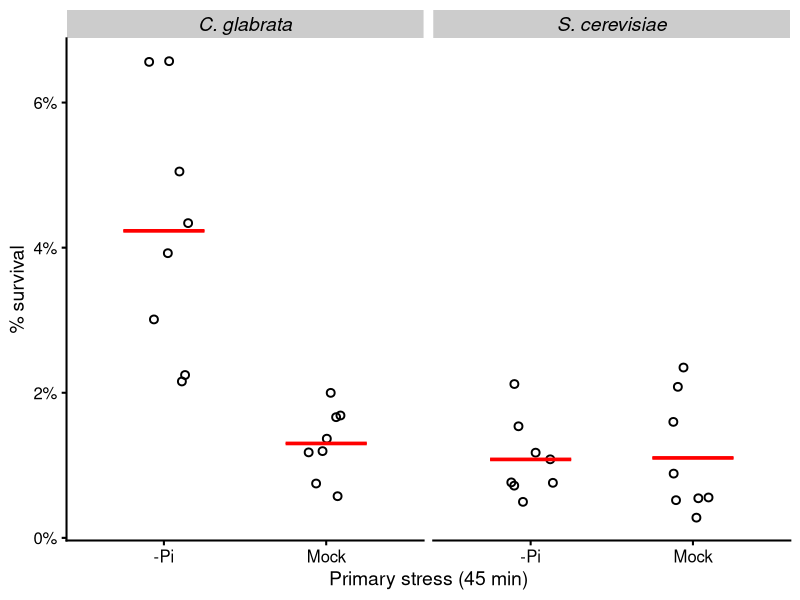
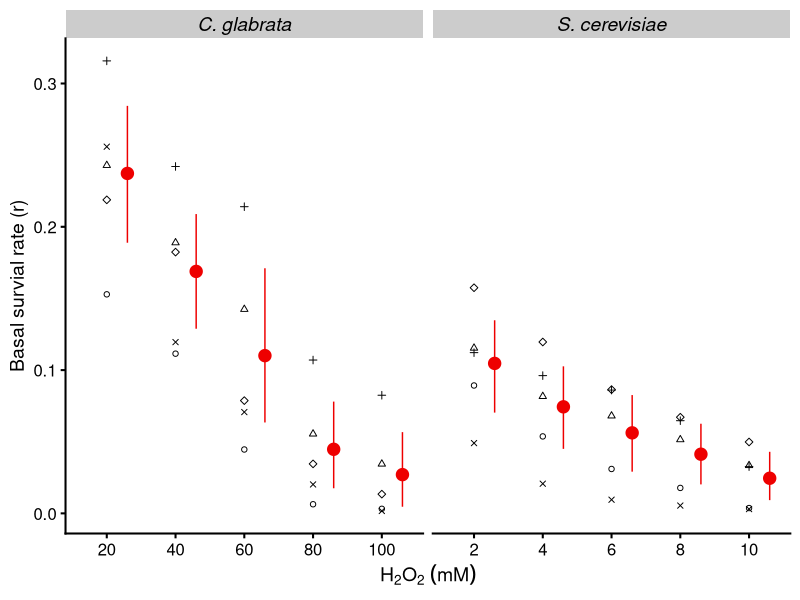
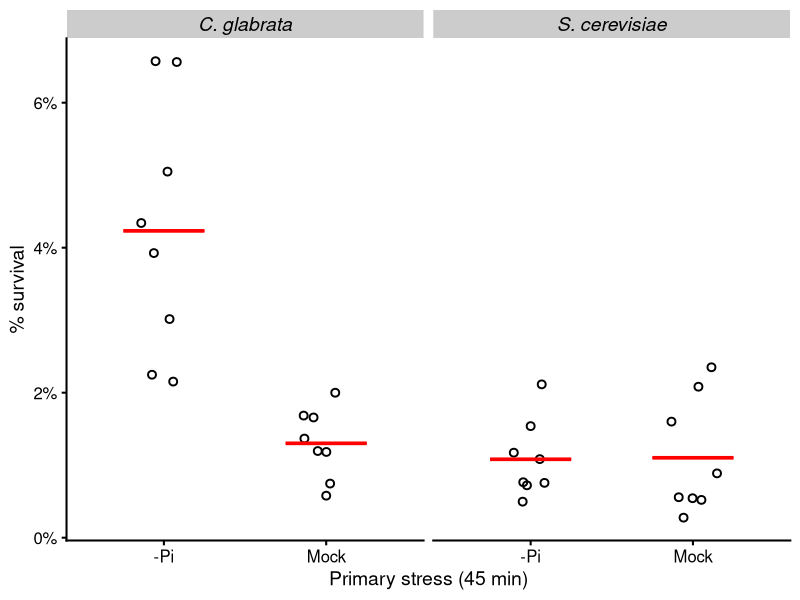
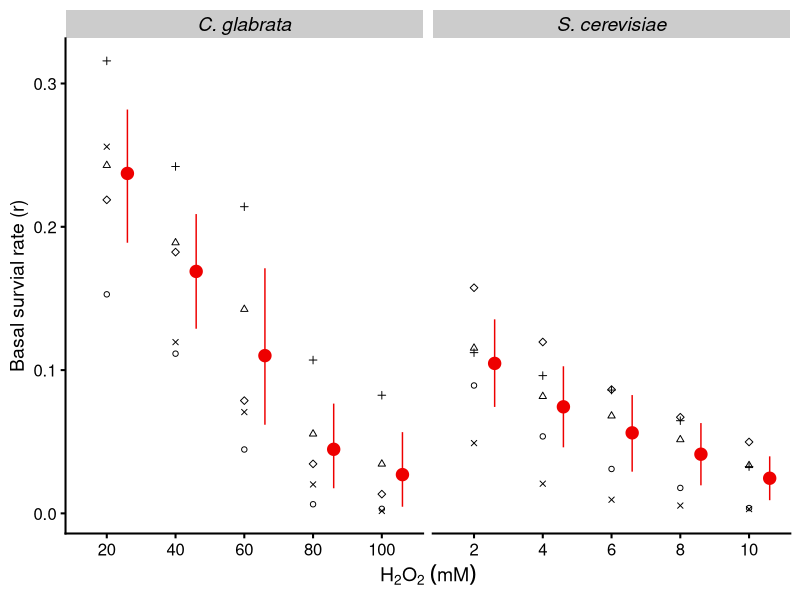

R code for these plots, in order: (Note: this script raises an error after producing the figures.)
## ---- chunk 1
require(tidyverse)
require(cowplot)
## ---- chunk 2
tmp <- read_tsv("../input/20220726-ASR-CFU-raw.tsv", col_types = cols(), comment = "#")
raw <- read_csv("../input/20221224-ASR-CFU-raw.csv", col_types = cols(), comment = "#") %>% 
  mutate(Date = gsub("d(\\d\\d)(\\d\\d)(\\d\\d)", "\\1/\\2/\\3", Date),
         Len_1 = recode(Len_1, `2hr` = "2 hr", `45min` = "45 min"),
         Len_2 = recode(Len_2, `2hr` = "2 hr")) %>% 
  select(-`MO/MM`, -`PO/PM`) %>% 
  bind_rows(add_column(tmp, Experimenter = "JL"))

# data sanity check, quick view
sapply(select(raw, Species, Strain, Genotype, Len_1, Len_2, H2O2), unique)
## ---- chunk 3
species.label <- c(Sc = "S. cerevisiae", Cg = "C. glabrata")

p.survival <- list(
  geom_point(shape = 1, stroke = 1, size = 2, 
             position = position_jitter(width = 0.15)),
  stat_summary(fun = mean, fun.max = mean, fun.min = mean,
               geom = "crossbar", color = "red", width = 0.5),
  facet_wrap(~Species, scales = "free_x", labeller = as_labeller(species.label)),
  theme_cowplot(line_size = 0.7, font_size = 14),
  theme(strip.text = element_text(size = rel(1), face = 3))
)

p.asr <- list(
  geom_hline(yintercept = 1, linetype = 2, color = "gray50"),
  geom_point(position = position_jitter(width = 0.1), size = 2),
  stat_summary(fun.data = "mean_cl_boot", geom = "pointrange", color = "red",
               position = position_nudge(x = 0.2)),
  facet_wrap(~Species, scales = "free_x", labeller = as_labeller(species.label)),
  theme_cowplot(line_size = 0.7),
  theme(strip.text = element_text(size = rel(1.1), face = 3))
)
## ---- chunk 4
raw %>% 
  filter(Genotype == "wt", H2O2 %in% c("10mM", "10 mM", "100mM", "100 mM"),
         Len_1 == "45 min", Group == "PO") %>% 
  mutate(group = paste(recode(Strain, yH154 = "Sc", yH001 = "Cg1", yH002 = "Cg2"), 
                       gsub(" ?mM", "", H2O2), sep = "_")) %>% 
  count(Date, group) %>% 
  pivot_wider(names_from = group, values_from = n)
## ---- chunk 5
filter(raw, Date == "05/30/20", Species == "Sc")
## ---- chunk 6
use.f1 <- paste0(c("06/04", "06/01", "05/30"), "/20")
tmp <-  raw %>%
  filter(Date %in% use.f1) %>% 
  mutate(
    scaled = Count * Dilutions * 1e-2
  ) %>% 
  # remove uninformative columns. only one H2O2 conc used for each species
  select(-Strain, -Genotype, -H2O2, -Len_1, -Len_2, -Experimenter)
  
# Assume the triplicates were paired in the order they appear in the table,
# i.e., the first row in the MO, MM, PO, PM groups belong to the same biological 
# replicate, we can derive three ASR_scores for each date x species x Len_1

dat.f1 <- tmp %>% 
  group_by(Date, Species, Group) %>%
  mutate(Repl = row_number()) %>% 
  # group by primary to calculate r (MO/MM) or r' (PO/PM)
  separate(Group, into = c("Primary", "Secondary"), sep = 1) %>% 
  group_by(Date, Species, Repl, Primary) %>% 
  # calculate % survival
  mutate(r = num(scaled / scaled[Secondary == "M"], digits = 3)) %>% 
  # remove the secondary mock as the information are all used
  filter(Secondary != "M") %>% 
  # 5/30/20 replicate 2 is excluded
  filter(!(Date == "05/30/20" & Repl == 2))
dat.f1
## ---- chunk 7
dat.f1 %>% 
  mutate(Primary = recode(Primary, M = "Mock", P = "-Pi")) %>% 
  ggplot(aes(x = Primary, y = r)) + p.survival +
  scale_y_continuous(labels = scales::percent) +
  xlab("Primary stress (45 min)") + ylab("% survival")

ggsave("../output/20230228-fig1d-asr-noPi-compare.png", width = 3.5, height = 3)
## ---- chunk 8
tmp <- dat.f1 %>% 
  filter(Primary == "M") %>% 
  pivot_wider(id_cols = c(Date, Repl), names_from = Species, values_from = r)
tmp
with(tmp, t.test(as.numeric(Cg), as.numeric(Sc), paired = FALSE))

with(tmp, wilcox.test(Cg, Sc, paired = FALSE))
## ---- chunk 9
tmp <- dat.f1 %>% 
  filter(Species == "Cg") %>% 
  pivot_wider(id_cols = c(Date, Repl), names_from = Primary, values_from = r) %>% 
  mutate(ASR = P/M)
tmp

x <- Hmisc::smean.cl.boot(tmp$ASR)
sprintf("ASR_score mean = %.2f, 95%% CI by bootstrap = [%.2f, %.2f]", x[1], x[2], x[3])

with(tmp, t.test(as.numeric(P), as.numeric(M), paired = TRUE, alternative = "g"))

with(tmp, wilcox.test(P, M, paired = TRUE, alternative = "g"))
## ---- chunk 10
tmp <- dat.f1 %>% 
  filter(Species == "Sc") %>% 
  pivot_wider(id_cols = c(Date, Repl), names_from = Primary, values_from = r) %>% 
  mutate(ASR = P/M)

tmp

x <- Hmisc::smean.cl.boot(tmp$ASR)

sprintf("ASR_score mean = %.2f, 95%% CI by bootstrap = [%.2f, %.2f]", x[1], x[2], x[3])

with(tmp, t.test(as.numeric(P), as.numeric(M), paired = TRUE, alternative = "g"))

with(tmp, wilcox.test(P, M, paired = TRUE, alternative = "g"))
## ---- chunk 11
use.s1 <- paste0(c("03/21", "03/22", "03/24", "03/28", "04/01"), "/22")
dat.s1 <- raw %>% select(-Experimenter, -Len_1, -Len_2, -Genotype) %>% 
  mutate(scaled = Count * Dilutions * 1e-3) %>% 
  filter(Date %in% use.s1) %>% 
  group_by(Date, Strain) %>% 
  mutate(r = num(scaled / scaled[Group == "M"], digits = 3))
dat.s1
## ---- chunk 12
p <- dat.s1 %>% 
  mutate(H2O2 = gsub(" mM", "", H2O2),
         H2O2 = fct_reorder(H2O2, as.numeric(H2O2))) %>% 
  filter(H2O2 != "0") %>% 
  ggplot(aes(x = H2O2, y = r)) +
  geom_point(aes(shape = Date)) + 
  #geom_line(aes(group = Date, color = Date), alpha = 0.8) +
  scale_color_brewer(palette = "Dark2") +
  scale_shape_manual(values = 1:5, guide = "none") +
  stat_summary(fun.data = "mean_cl_boot", geom = "pointrange", color = "red2",
               size = 0.8, position = position_nudge(x = 0.3)) +
  facet_wrap(~Species, scales = "free_x", labeller = as_labeller(species.label)) +
  xlab(bquote(H[2]*O[2]~(mM))) + ylab("Basal survial rate (r)") +
  theme_cowplot(line_size = 0.7) +
  theme(strip.text = element_text(size = rel(1), face = 3))
p
ggsave("../output/20230101-basal-survival-across-h2o2-range-sc-cg.png", width = 5, height = 3)
## ---- chunk 13
tmp <- dat.s1 %>% 
  filter(H2O2 %in% c("100 mM", "10 mM"))
tmp %>% group_by(Species) %>% summarize(mean = mean(r))

wilcox.test(r ~ Species, data = tmp, paired = FALSE)
## ---- chunk 14
use.s1b <- paste0(c("07/16", "07/17", "07/18", "07/29", "08/01", "08/02", "08/04", "08/11"), "/22")
dat.s1b <-  raw %>%
  separate(Group, into = c("Primary", "Secondary"), sep = 1) %>% 
  mutate(
    # arbitrarily decide any CFU counts < 3 are not included due to high CV
    Count = ifelse(Count < 3, NA, Count),
    scaled = Count * Dilutions * 1e-3
  ) %>% 
  filter(Date %in% use.s1b) %>% 
  group_by(Date, Strain, Primary) %>% 
  # calculate r and r'
  mutate(r = num(scaled / scaled[Secondary == "M"], digits = 3)) %>% 
  # remove the secondary mock as the information are all used
  filter(Secondary != "M") %>%
  pivot_wider(id_cols = c(Date, Strain, Species, H2O2), 
              names_from = Primary, values_from = r, names_prefix = "r") %>% 
  mutate(ASR_score = rP / rM)
  
dat.s1b
## ---- chunk 15
p <- dat.s1b %>% 
  filter(!is.na(ASR_score)) %>% 
  mutate(H2O2 = gsub(" ?mM", "", H2O2),
         H2O2 = fct_reorder(H2O2, as.numeric(H2O2))) %>% 
  filter(H2O2 != "0") %>% 
  ggplot(aes(x = H2O2, y = ASR_score)) + p.asr +
  #geom_hline(yintercept = 1, linetype = 2, color = "gray50") +
  #geom_point(position = position_jitter(width = 0.1), alpha = 0.8) + 
  #stat_summary(fun.data = "mean_cl_boot", geom = "pointrange", color = "red",
  #             size = 0.8, position = position_nudge(x = 0.2)) +
  #scale_y_log10() +
  #facet_wrap(~Species, scales = "free_x", labeller = as_labeller(species.label)) +
  xlab(bquote(H[2]*O[2]~(mM))) + ylab("ASR score (r'/r)")# +
  #theme_cowplot(line_size = 0.7) +
  #theme(strip.text = element_text(size = rel(1), face = 3))
p
ggsave("../output/20230102-ASR-score-across-h2o2-range-sc-cg.png", width = 5, height = 3)
## ---- chunk 16
use.s2 <- paste0(c("06/06", "06/04", "06/01", "05/30"), "/20")
tmp <-  raw %>%
  filter(Date %in% use.s2) %>% 
  mutate(
    # arbitrarily decide any CFU counts < 3 are not included due to high CV
    # not in use here. instead, label them in the plot (see below)
    # count = ifelse(Count < 3, NA, Count),
    scaled = Count * Dilutions * 1e-2
  ) %>% 
  # remove uninformative columns. only one H2O2 conc used for each species
  select(-Strain, -Genotype, -H2O2, -Len_2, -Experimenter)
## ---- chunk 17
dat.s2 <- tmp %>% 
  group_by(Date, Species, Len_1, Group) %>%
  mutate(Repl = row_number()) %>% 
  pivot_wider(id_cols = c(Date, Species, Len_1, Repl),
              names_from = Group, values_from = scaled, names_sep = "") %>% 
  mutate(
    r = MO/MM, 
    rp = PO/PM, 
    ASR_score = rp/r,
    low_count = MO < 1 # mark experiments with < 3 counts
  )
dat.s2
## ---- chunk 18
p <- dat.s2 %>% 
  #filter(!is.na(ASR_score)) %>% 
  mutate(len_1 = factor(gsub(" ?min", "", Len_1), levels = c("45", "90", "135"))) %>% 
  ggplot(aes(x = len_1, y = ASR_score)) + p.asr +
#  geom_hline(yintercept = 1, linetype = 2, color = "gray50") +
#  geom_point(position = position_jitter(width = 0.1), size = 2) + 
#  stat_summary(position = position_nudge(x = 0.2),
#               fun.data = "mean_cl_boot", geom = "pointrange", color = "red") +
  xlab("Length of primary stress (min)") + ylab("ASR score (r'/r)") +
#  facet_wrap(~Species, scales = "free_x", labeller = as_labeller(species.label)) +
#  theme_cowplot(line_size = 0.7) +
  theme(legend.text = element_text(size = rel(1), face = 3),
        legend.position = c(0.1, 0.85),
        strip.text = element_text(size = rel(1), face = 3))
p
ggsave("../output/20230103-ASR-score-across-noPi-length-sc-cg.png", width = 5, height = 3)
## ---- chunk 19
p <- dat.s2 %>% 
  #filter(!is.na(ASR_score)) %>% 
  mutate(len_1 = factor(Len_1, levels = c("45 min", "90 min", "135 min"))) %>% 
  ggplot(aes(x = Species, y = ASR_score)) +
  geom_point(#aes(fill = low_count),
    position = position_jitter(0.1), size = 1.5, shape = 21) + 
  stat_summary(fun.data = "mean_se", geom = "pointrange", color = "red") +
  #scale_y_log10() +
  scale_shape_manual(values = c(21,22), labels = species.label) +
  #scale_fill_manual(values = c("white", "gray40"), guide = "none") +
  #facet_wrap(~Species, scales = "free_x", labeller = as_labeller(species.label)) +
  facet_wrap(~ len_1, scales = "free") +
  xlab("Length of primary stress (min)") + ylab("ASR score (r'/r)") +
  theme_cowplot(line_size = 0.7)
p
ggsave("../output/20230103-ASR-score-across-noPi-length-sep-panel.png", width = 6, height = 3)
## ---- chunk 20
use.f3 <- paste0(c("07/08", "07/11", "07/12"), "/22")
tmp <-  raw %>%
  filter(Date %in% use.f3) %>% 
  mutate(
    scaled = Count * Dilutions * 1e-2
  ) %>% 
  # remove uninformative columns. only one H2O2 conc used for each species
  select(-Len_1, -Len_2, -Experimenter)
# Assume the replicates were paired in the order they appear in the table,
# i.e., the first row in the MO, MM, PO, PM groups belong to the same biological 
# replicate, we can derive three ASR_scores for each date x species x Len_1

dat.f3 <- tmp %>% 
  # group by primary to calculate r (MO/MM) or r' (PO/PM)
  separate(Group, into = c("Primary", "Secondary"), sep = 1) %>% 
  group_by(Date, Strain, Primary) %>% 
  # calculate % survival
  mutate(r = num(scaled / scaled[Secondary == "M"], digits = 3)) %>% 
  # remove the secondary mock as the information are all used
  filter(Secondary != "M")
dat.f3
## ---- chunk 21
dat.f3 %>% 
  mutate(
    Primary = factor(Primary, levels = c("M", "P"), 
                     labels = c("Mock", "-Pi")),
    Genotype = factor(Genotype, levels = c("wt", "cta1Δ"),
                      labels = c("wildtype", "cta1Δ")),
    Group = factor(H2O2, levels = c("100 mM", "2.5 mM", "80 mM", "2.2 mM"),
                   labels = c("High", "High", "Medium", "Medium"))
  ) %>%
  ggplot(aes(x = H2O2, y = r)) + #p.survival[-3] +
  geom_point(aes(shape = Primary), stroke = 1, size = 2, 
             position = position_dodge(0.9)) +
  stat_summary(aes(group = Primary), position = position_dodge(0.9),
               fun = mean, fun.max = mean, fun.min = mean,
               geom = "crossbar", color = "red", width = 0.5) +
  facet_wrap(~ Group + Genotype, nrow = 1, scales = "free_x") +
  scale_shape_manual(values = c("Mock" = 1, "-Pi" = 16)) +
  scale_y_continuous(labels = scales::percent) +
  xlab("Primary stress (45 min)") + ylab("% survival") +
  theme_bw(base_size = 14, base_line_size = 1) +
  panel_border(color = "black", size = 1) +
  theme(strip.text = element_text(size = rel(1), face = 3),
        strip.background = element_blank())
## ---- chunk 22
dat.f3a <- dat.f3 %>% 
  mutate( Primary = factor(Primary, levels = c("M", "P"), 
                           labels = c("Mock", "-Pi")),
          Genotype = factor(Genotype, levels = c("wt", "cta1Δ"),
                            labels = c("wildtype", "cta1Δ")),
          Group = factor(H2O2, levels = c("100 mM", "2.5 mM", "80 mM", "2.2 mM"),
                         labels = c("High", "High", "Medium", "Medium"))) %>%
  filter(Group == "High") %>% 
  ungroup()
## ---- chunk 23
p <- ggplot(dat.f3a, aes(x = H2O2, y = r)) +
  geom_point(aes(shape = Primary), stroke = 0.9, size = 2.5, 
             position = position_jitterdodge(jitter.width = 0.3, dodge.width = 0.9)) +
  stat_summary(aes(group = Primary), position = position_dodge(0.9),
               fun = mean, fun.max = mean, fun.min = mean,
               geom = "crossbar", color = "red", width = 0.5) +
  facet_wrap(~ Genotype, nrow = 1, scales = "free_x") +
  scale_shape_manual(name = "Primary stress", values = c("Mock" = 1, "-Pi" = 16)) +
  scale_y_continuous(labels = scales::percent) +
  xlab(bquote(H[2]*O[2]~(mM))) + ylab("% survival") +
  theme_cowplot(line_size = 1.2) +
  panel_border(color = "black", size = 1) +
  theme(strip.text = element_text(size = rel(1)),
        strip.background = element_blank(),
        #strip.placement = "inside",
        axis.line = element_blank(),
        axis.ticks.x = element_blank(),
        legend.position = "top",
        legend.justification = "center",
        legend.margin = margin(b = -10),
        legend.text = element_text(size = rel(0.9)),
        legend.title = element_text(size = rel(0.9)))
p

ggsave("../output/20230301-fig3d-asr-cta1.png", width = 3.5, height = 3.5)
## ---- chunk 24
tmp <- dat.f3a %>% 
  filter(Primary == "Mock") %>% 
  select(Date, Genotype, r) %>% 
  arrange(Genotype)

tmp %>% group_by(Genotype) %>% summarize(mean = mean(r), sd = num(sd(r), digits = 3))

wilcox.test(r ~ Genotype, paired = FALSE, data = tmp)
## ---- chunk 25
tmp <- dat.f3a %>% 
  filter(Genotype == "wildtype") %>% 
  pivot_wider(id_cols = c(Date, Strain), names_from = Primary, values_from = r) %>% 
  mutate(ASR = `-Pi`/Mock)

tmp

x <- Hmisc::smean.cl.boot(tmp$ASR)
sprintf("ASR_score mean = %.2f, 95%% CI by bootstrap = [%.2f, %.2f]", x[1], x[2], x[3])

with(tmp, t.test(as.numeric(`-Pi`), as.numeric(Mock), paired = TRUE, alternative = "g"))
with(tmp, wilcox.test(`-Pi`, Mock, paired = TRUE, alternative = "g"))
with(tmp, wilcox.test(`-Pi`, Mock, paired = FALSE, alternative = "g"))
## ---- chunk 26
tmp <- dat.f3a %>% 
  filter(Genotype == "cta1Δ") %>% 
  pivot_wider(id_cols = c(Date, Strain), names_from = Primary, values_from = r) %>% 
  mutate(ASR = `-Pi`/Mock)

tmp

x <- Hmisc::smean.cl.boot(tmp$ASR)
sprintf("ASR_score mean = %.2f, 95%% CI by bootstrap = [%.2f, %.2f]", x[1], x[2], x[3])

with(tmp, t.test(as.numeric(`-Pi`), as.numeric(Mock), paired = TRUE, alternative = "g"))
with(tmp, wilcox.test(`-Pi`, Mock, paired = TRUE, alternative = "g"))
with(tmp, wilcox.test(`-Pi`, Mock, paired = FALSE, alternative = "g"))
## ---- chunk 27
dat.s3b <- dat.f3 %>% 
  mutate( Primary = factor(Primary, levels = c("M", "P"), 
                           labels = c("Mock", "-Pi")),
          Genotype = factor(Genotype, levels = c("wt", "cta1Δ"),
                            labels = c("wildtype", "cta1Δ")),
          Group = factor(H2O2, levels = c("100 mM", "2.5 mM", "80 mM", "2.2 mM"),
                         labels = c("High", "High", "Medium", "Medium"))) %>%
  filter(Group == "Medium") %>% 
  ungroup()
## ---- chunk 28
p <- ggplot(dat.s3b, aes(x = H2O2, y = r)) +
  geom_point(aes(shape = Primary), stroke = 0.9, size = 2.5, 
             position = position_jitterdodge(jitter.width = 0.3, dodge.width = 0.9)) +
  stat_summary(aes(group = Primary), position = position_dodge(0.9),
               fun = mean, fun.max = mean, fun.min = mean,
               geom = "crossbar", color = "red", width = 0.5) +
  facet_wrap(~ Genotype, nrow = 1, scales = "free_x") +
  scale_shape_manual(name = "Primary stress", values = c("Mock" = 1, "-Pi" = 16)) +
  scale_y_continuous(labels = scales::percent) +
  xlab(bquote(H[2]*O[2]~(mM))) + ylab("% survival") +
  theme_cowplot(line_size = 1.2) +
  panel_border(color = "black", size = 1) +
  theme(strip.text = element_text(size = rel(1)),
        strip.background = element_blank(),
        #strip.placement = "inside",
        axis.line = element_blank(),
        axis.ticks.x = element_blank(),
        legend.position = "top",
        legend.justification = "center",
        legend.margin = margin(b = -10),
        legend.text = element_text(size = rel(0.9)),
        legend.title = element_text(size = rel(0.9)))
p

ggsave("../output/20230301-s3b-asr-cta1.png", width = 3.5, height = 3.5)
## ---- chunk 29
tmp <- dat.s3b %>% 
  filter(Primary == "Mock") %>% 
  select(Date, Genotype, r) %>% 
  arrange(Genotype)
tmp %>% group_by(Genotype) %>% summarize(mean = mean(r), sd = num(sd(r), digits = 3))
wilcox.test(r ~ Genotype, paired = FALSE, data = tmp)
## ---- chunk 30
tmp <- dat.s3b %>% 
  filter(Genotype == "wildtype") %>% 
  pivot_wider(id_cols = c(Date, Strain), names_from = Primary, values_from = r) %>% 
  mutate(ASR = `-Pi`/Mock)

tmp

x <- Hmisc::smean.cl.boot(tmp$ASR)
sprintf("ASR_score mean = %.2f, 95%% CI by bootstrap = [%.2f, %.2f]", x[1], x[2], x[3])

with(tmp, t.test(as.numeric(`-Pi`), as.numeric(Mock), paired = TRUE, alternative = "g"))
with(tmp, wilcox.test(`-Pi`, Mock, paired = TRUE, alternative = "g"))
with(tmp, wilcox.test(`-Pi`, Mock, paired = FALSE, alternative = "g"))
## ---- chunk 31
tmp <- dat.s3b %>% 
  filter(Genotype == "cta1Δ") %>% 
  pivot_wider(id_cols = c(Date, Strain), names_from = Primary, values_from = r) %>% 
  mutate(ASR = `-Pi`/Mock)

tmp

x <- Hmisc::smean.cl.boot(tmp$ASR)
sprintf("ASR_score mean = %.2f, 95%% CI by bootstrap = [%.2f, %.2f]", x[1], x[2], x[3])

with(tmp, t.test(as.numeric(`-Pi`), as.numeric(Mock), paired = TRUE, alternative = "g"))
with(tmp, wilcox.test(`-Pi`, Mock, paired = TRUE, alternative = "g"))
with(tmp, wilcox.test(`-Pi`, Mock, paired = FALSE, alternative = "g"))
## ---- chunk 32
dat.6 <- read_csv("../input/20230205-Sc-Cg-rapamycin-nitrogen-ASR-raw.csv", col_types = cols(), comment = "#") %>% 
  mutate(Date = gsub("d(\\d\\d)(\\d\\d)(\\d\\d)", "\\1/\\2/\\3", Date))

# data sanity check, quick view
sapply(select(dat.6, Species, Strain, Genotype), unique)
## ---- chunk 33
tmp <- dat.6 %>% 
  filter(H2O2 == "Mock") %>% 
  group_by(Date, Species) %>% 
  mutate(
    # arbitrarily decide any CFU counts < 3 are not included due to high CV
    Count = ifelse(Count < 3, NA, Count),
    scaled = Count * Dilutions * 1e-2,
    r = scaled / scaled[`1st_Stress` == "Mock"]
  ) %>% 
  ungroup() %>% 
  filter(`1st_Stress` != "Mock") %>% 
  select(Date, Species, Strain, Primary = `1st_Stress`, Count, r)

dat.Prim <-  raw %>%
  separate(Group, into = c("Primary", "Secondary"), sep = 1) %>% 
  # use the S2 dataset to examine the effect of phosphate starvation on survival
  filter(Date %in% use.s1b, Secondary == "M") %>% 
  mutate(
    # arbitrarily decide any CFU counts < 3 are not included due to high CV
    Count = ifelse(Count < 3, NA, Count),
    scaled = Count * Dilutions * 1e-2
  ) %>% 
  group_by(Date, Strain) %>% 
  # calculate r and r'
  mutate(r = scaled / scaled[Primary == "M"]) %>% 
  ungroup() %>% filter(Primary != "M") %>% 
  select(Date, Species, Strain, Primary, Count, r) %>% 
  bind_rows(tmp) %>% 
  mutate(Primary = factor(Primary,
                          levels = c("P", "62.5", "125", "0Ni"),
                          labels = c("-Pi", "Rapa\n62.5", 
                                     "Rapa\n125", "-Nitrogen")))
## ---- chunk 34
ggplot(dat.Prim, aes(x = Primary, y = r)) + p.asr +
  scale_y_continuous(breaks = seq(0.2, 1.2, by = 0.2), labels = scales::percent) +
  xlab("Primary stress (45 min)") + ylab("Survival %")
ggsave("../output/20230211-primary-stress-effect-on-survival.png")
## ---- chunk 35
with(dat.6, table(Date, paste(Species, H2O2, sep = ":")))
## ---- chunk 36
tmp <- dat.6 %>% 
  filter(H2O2 %in% c("60mM", "6mM"), Group == "MO", 
         !(Date %in% c("01/12/23", "01/18/23", "02/02/23")))# %>% 
tmp %>% group_by(Species) %>% summarize(mean = mean(`MO/MM`))
wilcox.test(`MO/MM` ~ Species, data = tmp, paired = TRUE)
## ---- chunk 37
tmp <- dat.6 %>% 
  filter(H2O2 %in% c("40mM", "4mM"), Group == "MO", !(Date %in% c("02/02/23")))
tmp %>% group_by(Species) %>% summarize(mean = mean(`MO/MM`))
wilcox.test(`MO/MM` ~ Species, data = tmp, paired = TRUE)
## ---- chunk 38
tmp <- filter(dat.6, Group == "MO") %>% 
  mutate(secondary = factor(H2O2, levels = c("60mM", "6mM", "40mM", "4mM"),
                            labels = c("high", "high", "low", "low")))
tmp %>% 
  group_by(secondary, Species) %>% 
  summarize(mean = num(mean(`MO/MM`), digits = 3), .groups = "drop")
wilcox.test(`MO/MM` ~ secondary, data = tmp, paired = FALSE)
## ---- chunk 39
# we will not use the days of experiments where only one species was assayed
dat.6p <- filter(dat.6, H2O2 != "Mock") %>% # remove the XM groups
  rename(primary = `1st_Stress`, r = `MO/MM`, rP = `PO/PM`) %>% 
  group_by(Date, Strain, H2O2) %>% # form groups to apply the same MO/MM
  mutate(r = r[primary == "Mock"], # MO/MM for each group
         secondary = 
           factor(H2O2, levels = c("40mM", "4mM", "60mM", "6mM"),
                  labels = c("40/4mM", "40/4mM", "60/6mM", "60/6mM"))) %>% 
  ungroup() %>%
  filter(!is.na(rP))
## ---- chunk 40
with(dat.6p, sum(round(rP/r, 5) != round(ASR_Score, 5)))
## ---- chunk 41
dat.6p %>% 
  filter(primary != "0Ni") %>% 
  ggplot(aes(x = primary, y = ASR_Score)) + p.asr +
  labs(x = "Rapamycin (ng/mL)", y = "ASR Score (r'/r)")
ggsave("../output/20230221-rapamycin-ASR.png", width = 4, height = 4)
## ---- chunk 42
lm <- dat.6p %>% 
  filter(primary != "0Ni") %>% 
  lm(ASR)
